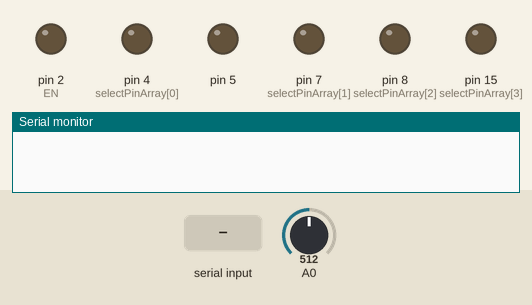
The sketch below on a simulated Arduino Uno, built with avr-gcc and run on an emulated ATmega328P. On the bench: output pins drawn as LEDs (lit = HIGH), the last lines printed to the serial monitor. Inputs (shaded band) come from the test bench; at power-on: A0 = 512.

Above: at 1.2 s.
1.3 s: "f;" received over Serial
At 1.7 s:
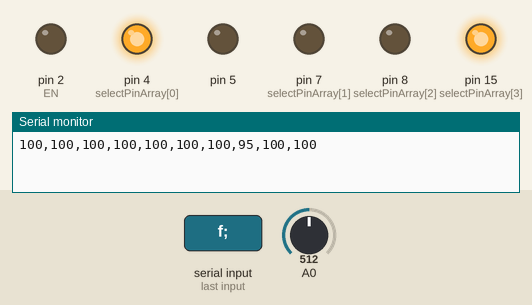
2.8 s: "t8;" received over Serial
At 3.5 s:
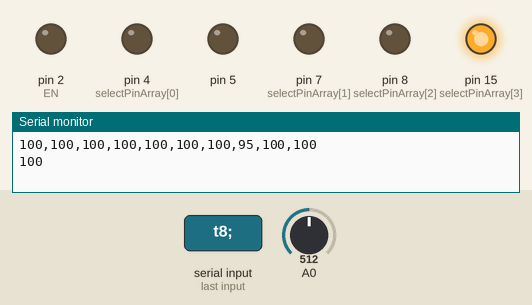
4.3 s: "cmin;" received over Serial
At 5.2 s:
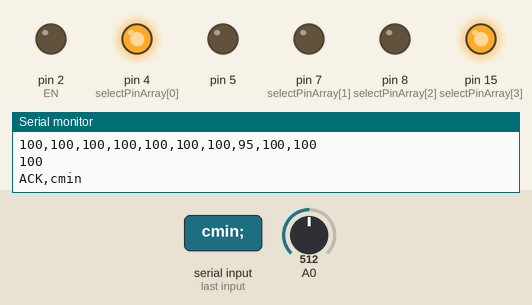
Timing chart, 0 to 7.3 s (numbered marks = the images above; inputs shaded):
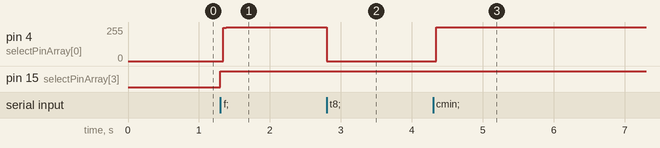

Measured:
- after the input at 1.3 s, pin 4 (selectPinArray[0]): 0/255 → 255/255 at once; pin 15 (selectPinArray[3]): LOW → HIGH at once
- after the input at 2.8 s, pin 4 (selectPinArray[0]): 255/255 → 0/255 at once
- after the input at 4.3 s, pin 4 (selectPinArray[0]): 0/255 → 255/255 at once

The sketch:

Rotation.ino
```cpp
#include <Wire.h>
#include <Adafruit_Sensor.h>
#include <Adafruit_BNO055.h>

uint16_t BNO055_SAMPLERATE_DELAY_MS = 10; //how often to read data from the board
uint16_t PRINT_DELAY_MS = 250; // how often to print the data
uint16_t printCount = 0; //counter to avoid printing every 10MS sample

// Check I2C device address and correct line below (by default address is 0x29 or 0x28)
//                                   id, address
Adafruit_BNO055 bno = Adafruit_BNO055(55, 0x28);

void beginBNO() {
  bno.begin();
}

String runRot() {
  unsigned long tStart = micros();

  String temp = "";

  imu::Quaternion quat = bno.getQuat();

  /* Display the quat data */
  temp += String(quat.w());
  temp += ",";
  temp += String(quat.y());
  temp += ",";
  temp += String(quat.x());
  temp += ",";
  temp += String(quat.z());

  return temp;
}
```

GloveControl_2_0.ino
```cpp
/*
  This is the demo firmware for the Haptic Glove 2.0

  This is coded by Teemu Laurila in 01.12.2020 w/ bugs

  TODO:
    - Add averaging for the pressure sensors to reduce the
      jitter.
    - Add tracking?
    - Check if max < min or min > max in sensor calibration?

  Modified on 3.12.2020
   > The communication is now syncronous
      -> You need to send either "f;" or "r;" from unity to
         get the finger values or quaternions
   > The calibration is now done manually so that the
     Unity script doesn't time out. It seems that the lag had something
     to do with the timeouts, and now it's a lot faster.

  Modified on 9.12.2020
   > Fix setCalibrationArray.
   > Add nSensor -variable to store the pressure sensor count
   > So much other stuff that I don't even remember what I've done
*/

/* <<//>><<\\>><<//>><<\\>><<//>> Define things and import libraries <<\\>><<//>><<\\>><<//>><<\\>> */

#include "PressureSensor.h"

// Pressure sensor library
PressureSensor s;

bool triggerIndex = false;
long oldMillis = 0;

// How many pressuresensors does the glove have?
uint16_t nSensor = 10;

/* <<//>><<\\>><<//>><<\\>><<//>><<\\>><<//>>     Setup   <<\\>><<//>><<\\>><<//>><<\\>><<//>><<\\>> */

void setup() {
  Serial.begin(115200);

  // Set the calibration manually
  uint16_t minCalibrationArray[nSensor] = {144,49,215,466,152,251,83,206,71,373};
  uint16_t maxCalibrationArray[nSensor] = {405,330,421,482,446,456,277,525,340,483};


  // Copy the calibration arrays to the PressureSensor object
  s.setMinCalibrationArray(minCalibrationArray, nSensor);
  s.setMaxCalibrationArray(maxCalibrationArray, nSensor);

  // Test
  pinMode(5, OUTPUT);

  beginBNO();
}

/* <<//>><<\\>><<//>><<\\>><<//>><<\\>><<//>> Loop ’n’ stuff <<\\>><<//>><<\\>><<//>><<\\>><<//>><<\\>> */

void loop() {

  // If there's data on serial port
  if(Serial.available()>0) {
    // ';' is the termination character
    String getstr = Serial.readStringUntil(';');

    // Finger data
    if(getstr == "f") {
      String temp = "";

      for(uint8_t i=0; i<nSensor-1; i++) {
        temp += String(s.readSensor(i));
        temp += ",";
      }
      temp += String(s.readSensor(nSensor-1));

      Serial.println(temp);
    }

    // Finger data
    if(getstr == "r") {
      Serial.print(runRot());
      Serial.println(";");
    }

    if(getstr == "raw") {
      String temp = "";

      for(uint8_t i=0; i<nSensor-1; i++) {
        temp += String(s.readRawSensor(i));
        temp += ",";
      }
      temp += String(s.readRawSensor(nSensor-1));

      Serial.println(temp);
    }

    // TODO: Receive haptic feedback requests
    if(getstr.indexOf('h') == 0) {
      // Split the string
      triggerIndex = true;
      oldMillis = millis();
    }

    // Calibrate the sensor min
    if(getstr == "t8") {
      Serial.println(s.readSensor(8));
    }

    // Calibrate the sensor min
    if(getstr == "cmin") {
      Serial.println("ACK,cmin");
      s.calibrateSensorMin(nSensor);
    }

    // Calibrate the sensor max
    if(getstr == "cmax") {
      Serial.println("ACK,cmax");
      s.calibrateSensorMax(nSensor);
    }

    // Print out calibration data
    if(getstr == "getcal") {
      Serial.println(s.getCalibrationData());
    }
  }

  if(triggerIndex) {
    if(millis() - oldMillis > 100) {
      triggerIndex = false;
    }
  }

  digitalWrite(5, triggerIndex);

}

/* <<//>><<\\>><<//>><<\\>><<//>><<\\>><<//>> End of da stuff <<\\>><<//>><<\\>><<//>><<\\>><<//>><<\\>> */
```

PressureSensor.cpp
```cpp
/*
   This is a stupid simple library for reading the haptic glove's
   pressure sensors through the HP4067 MUX.

   This is coded by Teemu Laurila in 26.11.2020

   Modified on 03.12.2020
    + --> Added the ability to specify the calibration arrays by hand
      + setMinCalibrationArray
      + setMaxCalibrationArray
    + --> Added a function to retrieve the calibration arrays as a string
      + getCalibrationData
*/


#include "Arduino.h"
#include "PressureSensor.h"

/* - - - - - - - - - - - - - - - - - - - - - - - - - - - - - - - - - - - - - - - - - - - - - - - - - - - - - - - - - - - - - - - */

// When the object is created
PressureSensor::PressureSensor() {
  // Get the amount of control pins
  arraySize = sizeof(selectPinArray) / sizeof(selectPinArray[0]);

  // Set the Sx pins to OUTPUT
  for (uint8_t i = 0; i < arraySize; i++) {
    pinMode(selectPinArray[i], OUTPUT);
  }

  // Set the ENABLE pin to OUTPUT
  pinMode(2, OUTPUT);   // EN

  // Enable the multiplexer
  digitalWrite(2, 0);   // Enable is inverted
}

// Select specific mux line
void PressureSensor::selectMUXLine(uint8_t index) {

  // Write the control values to the HP4067
  for (uint8_t i = 0; i < arraySize; i++) {
    digitalWrite(selectPinArray[i], bitRead(index, i));   // 0,0,0,0 = Channel 0
  }

}

/* - - - - - - - - - - - - - - - - - - - - - - - - - - - - - - - - - - - - - - - - - - - - - - - - - - - - - - - - - - - - - - - */

// Read the raw sensor value from the DAC
uint16_t PressureSensor::readRawSensor(uint8_t index) {
  // Select the line from the MUX
  selectMUXLine(index);

  // Return the value from ADC
  return analogRead(0);
}

// Read the converted sensor value
//
// NOTE: If the calibration is incomplete, the function will return convertedSensorMinValue
uint16_t PressureSensor::readSensor(uint8_t index) {

  // Select the line from the MUX
  selectMUXLine(index);

  uint16_t sensorValue = 0;

  if (calibrationStatus == true) {
    uint16_t rawValue = analogRead(0);

    // Limit the value to the maximum
    if (rawValue > maxValArray[index]) {
      rawValue = maxValArray[index];
    }

    // Limit the value to the minimum
    if (rawValue < minValArray[index]) {
      rawValue = minValArray[index];
    }

    // Map the raw value
    sensorValue = mapFloat(rawValue, minValArray[index], maxValArray[index], convertedSensorMinValue, convertedSensorMaxValue);
  }else{
    sensorValue = convertedSensorMinValue;
  }

  return sensorValue;
}

/* - - - - - - - - - - - - - - - - - - - - - - - - - - - - - - - - - - - - - - - - - - - - - - - - - - - - - - - - - - - - - - - */

// If calibration is requested
void PressureSensor::calibrateSensorMin(uint16_t sensorAmount) {

  calibrationArraySize = sensorAmount;

  // Deallocate memory
  delete minValArray;

  // Allocate memory for the minimum value array
  minValArray = new uint16_t[sensorAmount];

  // Get the min values
  for (uint8_t i = 0; i < sensorAmount; i++) {
    minValArray[i] = readRawSensor(i);
  }

  // Update the calibration status
  minCalibrated = true;

  if(minCalibrated && maxCalibrated) {
    calibrationStatus = true;
  }
}

// If calibration is requested
void PressureSensor::calibrateSensorMax(uint16_t sensorAmount) {

  calibrationArraySize = sensorAmount;

  // Deallocate memory
  delete maxValArray;

  // Allocate memory for the maximum value array
  maxValArray = new uint16_t[sensorAmount];

  // Get the max values
  for (uint8_t i = 0; i < sensorAmount; i++) {
    maxValArray[i] = readRawSensor(i);
  }

  // Update the calibration status
  maxCalibrated = true;

  if(minCalibrated && maxCalibrated) {
    calibrationStatus = true;
  }
}

/* USAGE:

// This is an example for the usage of setMinCalibrationArray and setMaxCalibrationArray
PressureSensor s;

// This is the calibration array for the glove. You can get it with s.getCalibrationData()
// NOTE: getCalibrationData() returns a pretty dirty output, so you need to modify it a bit.
uint16_t minCalibrationArray[3] = {401,95,109};
uint16_t maxCalibrationArray[3] = {780,823,614};

// These copy the arrays declared above to the PressureSensor object. SensorAmount should be the
// same as your array size.
s.setMinCalibrationArray(minCalibrationArray, 3);
s.setMaxCalibrationArray(maxCalibrationArray, 3);
*/

/* If you want to set the min calibration array manually */
void PressureSensor::setMinCalibrationArray(uint16_t * src, uint16_t sensorAmount) {

  // Save the array size
  calibrationArraySize = sensorAmount;


  delete minValArray;
  minValArray = new uint16_t[sensorAmount];
  memcpy(minValArray, src, sizeof(src[0])*sensorAmount);

  minCalibrated = true;

  if(minCalibrated && maxCalibrated) {
    calibrationStatus = true;
  }
}

/* If you want to set the max calibration array manually */
void PressureSensor::setMaxCalibrationArray(uint16_t * src, uint16_t sensorAmount) {

  calibrationArraySize = sensorAmount;

  // Deallocate memory
  delete maxValArray;

  // Allocate memory for the maximum value array
  maxValArray = new uint16_t[sensorAmount];
  memcpy(maxValArray, src, sizeof(src[0])*sensorAmount);

  maxCalibrated = true;

  if(minCalibrated && maxCalibrated) {
    calibrationStatus = true;
  }
}

String PressureSensor::getCalibrationData() {

  uint16_t sensorAmount = calibrationArraySize;

  String temp = "min = {";

  // Get the min values
  for (uint8_t i = 0; i < sensorAmount; i++) {
    temp += String(minValArray[i]);
    temp += ",";
  }
  temp += "};\n max = {";

  // Get the max values
  for (uint8_t i = 0; i < sensorAmount; i++) {
    temp += String(maxValArray[i]);
    temp += ",";
  }
  temp += "};\n";

  return temp;
}

/* - - - - - - - - - - - - - - - - - - - - - - - - - - - - - - - - - - - - - - - - - - - - - */

// Map function but for floating points
float PressureSensor::mapFloat(float x, float in_min, float in_max, float out_min, float out_max) {
  return (x - in_min) * (out_max - out_min) / (in_max - in_min) + out_min;
}
```

PressureSensor.h
```cpp
#ifndef PressureSensor_h
#define PressureSensor_h

#include "Arduino.h"

class PressureSensor{
  public:
    PressureSensor();
    uint16_t readSensor(uint8_t index);
    uint16_t readRawSensor(uint8_t index);

    // Sensor calibration
    void calibrateSensorMin(uint16_t sensorAmount);
    void calibrateSensorMax(uint16_t sensorAmount);

    // Set sensor calibration manually
    void setMinCalibrationArray(uint16_t * src, uint16_t arraySize);
    void setMaxCalibrationArray(uint16_t * src, uint16_t arraySize);

    String getCalibrationData();

    bool calibrationStatus = false;
    bool minCalibrated = false;
    bool maxCalibrated = false;
  private:
    void selectMUXLine(uint8_t index);

    float mapFloat(float x, float in_min, float in_max, float out_min, float out_max);

    uint8_t selectPinArray[4] = {4, 7, 8, 15}; // {S0, S1, S2, S3}
    uint8_t enablePin = 2;  // EN
    uint8_t arraySize = 0;

    uint16_t * minValArray;         // Array to store all of min values for the sensors
    uint16_t * maxValArray;         // Array to store all of the max values for the sensors
    uint16_t calibrationArraySize;  // Keep track of the calibration array's size

    uint8_t convertedSensorMinValue = 0;    // Map the sensor value to match these ranges (works only if calibrationStatus is true)
    uint8_t convertedSensorMaxValue = 100;
};

#endif
```
